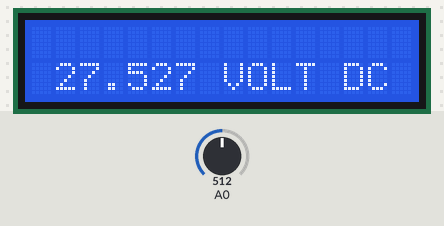
Bench run of a sketch on a simulated Arduino Uno, built with avr-gcc and run on an emulated ATmega328P. Parts: 16×2 character LCD. The test bench sets the inputs (shaded band); at power-on: A0 = 512.

Above: at 1.3 s.
1.4 s: A0 set to 716
At 2.1 s:
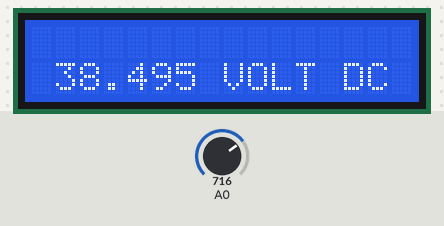
3.1 s: A0 set to 900
At 3.9 s:
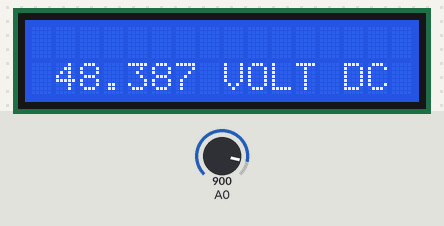
4.7 s: A0 set to 1023
At 5.7 s:
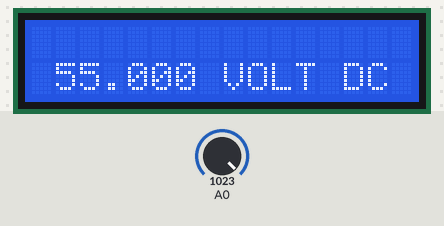
Timing chart, 0 to 7.7 s (numbered marks = the images above; inputs shaded):
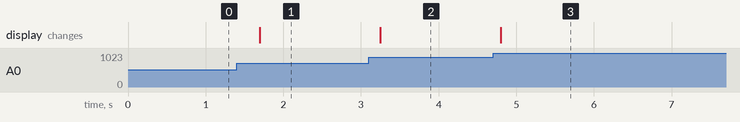

The sketch:

voltmeter.ino
```cpp
/*
* Voltmeter with LCD display
*/

#include "LiquidCrystal_I2C.h"
#include "Wire.h"

// Set correct I2C address of the I2C LCD (0x27 or 0x3F)
// and the LCD size
#define LCDADDR 0x27
#define LCDCOLS 16
#define LCDROWS 2


// LCD object
// LiquidCrystal_I2C lcd(LCDADDR, LCDCOLS, LCDROWS);
LiquidCrystal_I2C lcd(0x27, 16, 2);

void setup() {

    lcd.begin(16,2);
    lcd.init();

    // Turn on the backlight.
    lcd.backlight();
}

void loop() {
    int Pin; // 0-1023 I/P
    double Vin;

    Pin = analogRead(A0); // Probe Input
    Vin = Pin * (5.0*11 / 1023); // Pin to Vin (Reduction Factor 11)

    lcd.setCursor(0, 1);
    lcd.print(" ");
    lcd.setCursor(1, 1);
    lcd.print(Vin, 3);
    lcd.print(" VOLT DC "); // Custom Text

    delay(500);
}
```

Measured:
- after the input at 1.4 s, the display: changes after 0.30 s (image 1)
- after the input at 3.1 s, the display: changes after 0.15 s (image 2)
- after the input at 4.7 s, the display: changes after 0.10 s (image 3)
